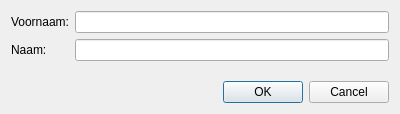
<?xml version="1.0" encoding="UTF-8"?>
<ui version="4.0">
 <class>ToevoegenKlant</class>
 <widget class="QDialog" name="ToevoegenKlant">
  <property name="windowModality">
   <enum>Qt::WindowModal</enum>
  </property>
  <property name="geometry">
   <rect>
    <x>0</x>
    <y>0</y>
    <width>400</width>
    <height>114</height>
   </rect>
  </property>
  <property name="windowTitle">
   <string>Toevoegen klant</string>
  </property>
  <property name="modal">
   <bool>true</bool>
  </property>
  <layout class="QVBoxLayout" name="verticalLayout">
   <item>
    <layout class="QGridLayout" name="gridLayout">
     <item row="0" column="0">
      <widget class="QLabel" name="l_voornaam">
       <property name="text">
        <string>Voornaam:</string>
       </property>
      </widget>
     </item>
     <item row="0" column="1">
      <widget class="QLineEdit" name="m_voornaam"/>
     </item>
     <item row="1" column="0">
      <widget class="QLabel" name="l_naam">
       <property name="text">
        <string>Naam:</string>
       </property>
      </widget>
     </item>
     <item row="1" column="1">
      <widget class="QLineEdit" name="m_naam"/>
     </item>
    </layout>
   </item>
   <item>
    <spacer name="verticalSpacer">
     <property name="orientation">
      <enum>Qt::Vertical</enum>
     </property>
     <property name="sizeHint" stdset="0">
      <size>
       <width>20</width>
       <height>10</height>
      </size>
     </property>
    </spacer>
   </item>
   <item>
    <widget class="QDialogButtonBox" name="buttonBox">
     <property name="orientation">
      <enum>Qt::Horizontal</enum>
     </property>
     <property name="standardButtons">
      <set>QDialogButtonBox::Cancel|QDialogButtonBox::Ok</set>
     </property>
    </widget>
   </item>
  </layout>
 </widget>
 <resources/>
 <connections>
  <connection>
   <sender>buttonBox</sender>
   <signal>accepted()</signal>
   <receiver>ToevoegenKlant</receiver>
   <slot>accept()</slot>
   <hints>
    <hint type="sourcelabel">
     <x>248</x>
     <y>254</y>
    </hint>
    <hint type="destinationlabel">
     <x>157</x>
     <y>274</y>
    </hint>
   </hints>
  </connection>
  <connection>
   <sender>buttonBox</sender>
   <signal>rejected()</signal>
   <receiver>ToevoegenKlant</receiver>
   <slot>reject()</slot>
   <hints>
    <hint type="sourcelabel">
     <x>316</x>
     <y>260</y>
    </hint>
    <hint type="destinationlabel">
     <x>286</x>
     <y>274</y>
    </hint>
   </hints>
  </connection>
 </connections>
</ui>
